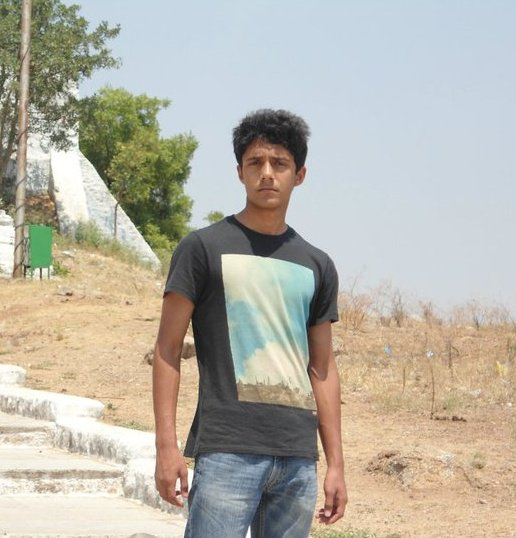
//> input picture Opencv Trials/Canny/Canny/hand.jpg, 516 x 538 px
$ ./Source   (built with g++ and OpenCV 4)
//> lines starting //> are read from the running program, lines starting //| are printed output that depends on the picture
#include <opencv2\highgui\highgui.hpp>
#include <opencv\highgui.h>
#include <opencv2\imgproc\imgproc.hpp>
#include <iostream>


using namespace cv;
using namespace std;

int main()
{

	Mat img_1 = imread("hand.jpg", -1);
//> img_1 is the input picture: 538 rows x 516 cols, CV_8UC3; mean B, G, R 166.7, 178.5, 182.7

	Mat contours_1;
	Mat contours_2;
	Canny(img_1, contours_1, 50, 100);
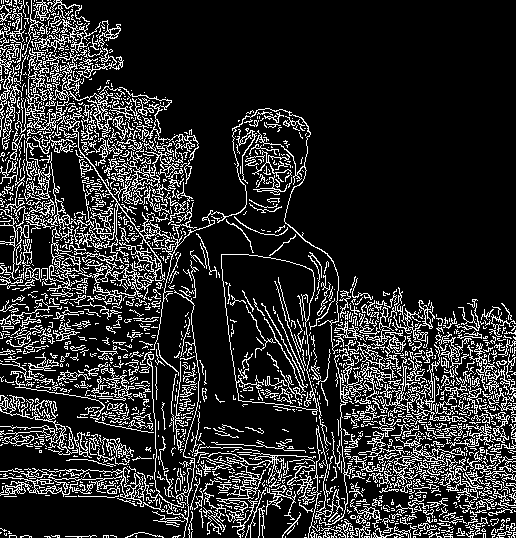
//> contours_1: 538 rows x 516 cols, CV_8UC1; 17.1% white in thin lines or dots
	Canny(img_1, contours_2, 100, 300);
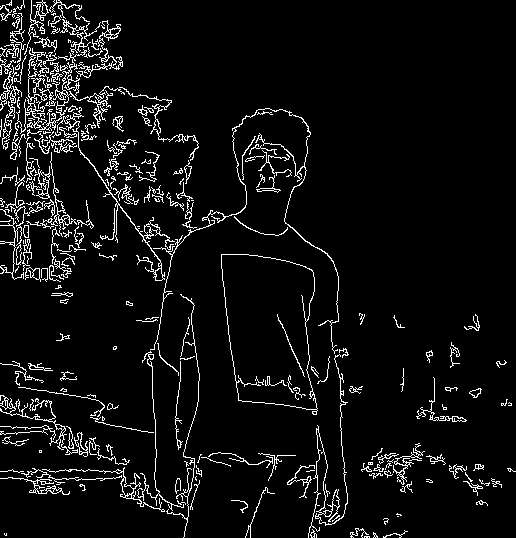
//> contours_2: 538 rows x 516 cols, CV_8UC1; 6.1% white in thin lines or dots

	imshow("Keypoints 1", contours_1);
	imshow("Keypoints 1.5", contours_2);
	imshow("Keypoints 2", img_1);


	waitKey(0);

	return 0;

}
